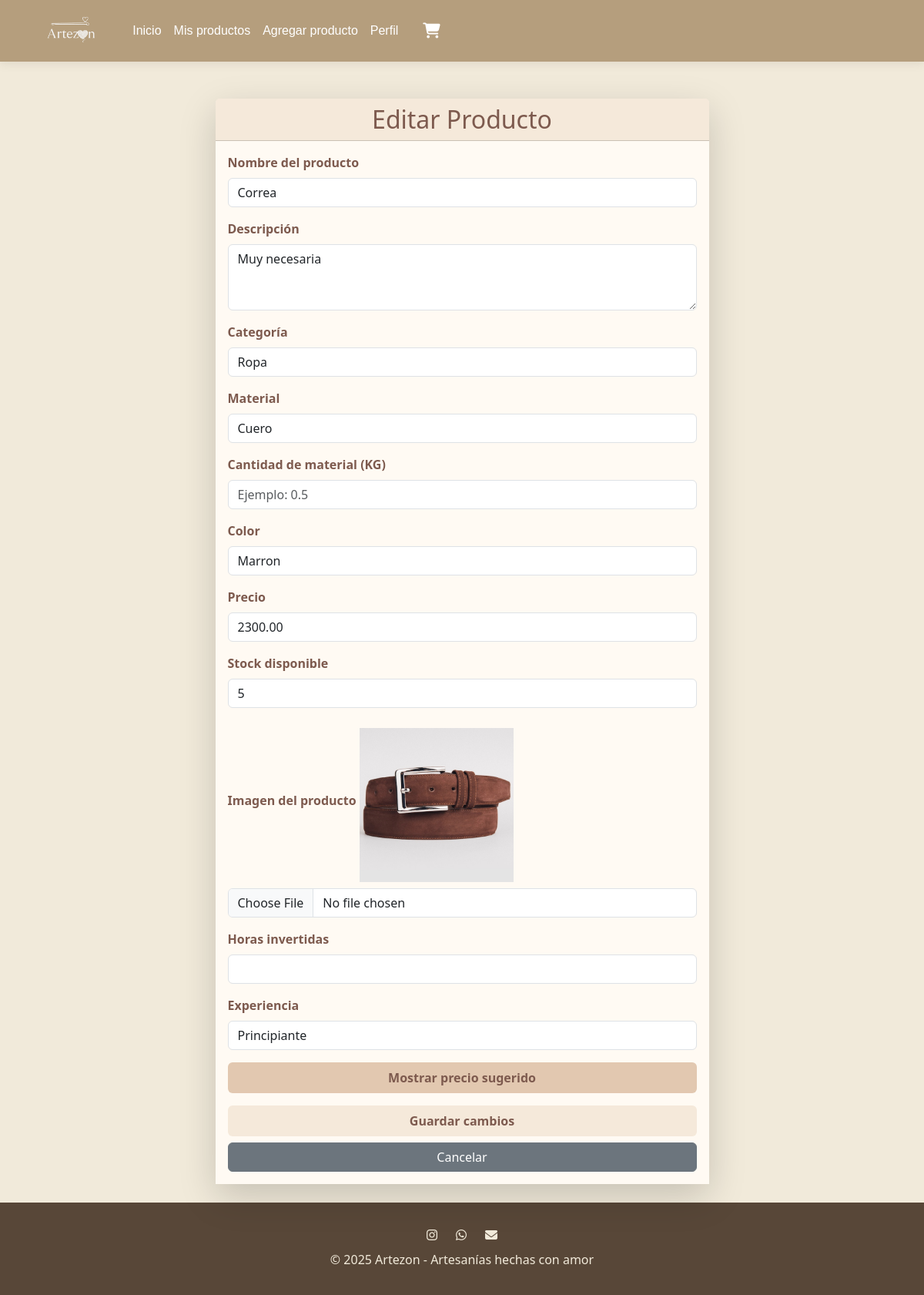
The page /vendedores/editar/2/ (signed in) on the database its author committed.
### productos/models.py (models this page shows, shortened)
class Product(models.Model):
    seller = models.ForeignKey(User, on_delete=models.CASCADE)
    name = models.CharField(max_length=120)
    description = models.TextField(blank=True)
    category = models.CharField(max_length=50, blank=True)
    material = models.CharField(max_length=50, blank=True)
    color = models.CharField(max_length=30, blank=True)
    price = models.DecimalField(max_digits=10, decimal_places=2)
    stock = models.PositiveIntegerField(default=0)
    is_active = models.BooleanField(default=True)
    created_at = models.DateTimeField(auto_now_add=True)
    imagen = models.ImageField(upload_to="imagenProductos/", blank=True, null=True)

### Vendedores/views.py (the view)
# urls.py: path('editar/<int:producto_id>/', views.editar_producto, name='editar_producto'),
@login_required
def editar_producto(request, producto_id):
    producto = get_object_or_404(Product, id=producto_id, seller=request.user)
    if request.method == "POST":
        form = ProductoForm(request.POST, request.FILES, instance=producto)
        if form.is_valid():
            producto = form.save(commit=False)
            producto.seller = request.user
            material = form.cleaned_data.get('material')
            horas = form.cleaned_data.get('horas')
            experiencia = form.cleaned_data.get('experiencia')
            producto.price = calcular_precio_sugerido(material, horas, experiencia)
            producto.save()
            return redirect("mis_productos")
    else:
        form = ProductoForm(instance=producto)
    return render(request, "forms/editar_producto.html", {"form": form, "producto": producto})

### Vendedores/templates/forms/editar_producto.html (shortened to what this page needs)
{% extends "base.html" %}
{% block content %}
<div class="container mt-5">
    <div class="row justify-content-center">
        <div class="col-md-7">
            <div class="card shadow-lg border-0">
                <div class="card-header text-center" style="background-color: #f5e9da; color: #7d5a4e;">
                    <h2 class="mb-0">Editar Producto</h2>
                </div>
                <div class="card-body" style="background-color: #fffaf3;">
                    <form method="post" enctype="multipart/form-data" id="editar-producto-form">
                        {% for field in form %}
                            <div class="mb-3">
                                <label class="form-label fw-semibold" style="color: #7d5a4e;">{{ field.label }}</label>
                                {% if field.name == "imagen" %}
                                    {% if producto.imagen %}
                                        <img id="preview-imagen" src="{{ producto.imagen.url }}" alt="Previsualización" style="max-width:100%; max-height:200px; margin-top:10px;" />
                                        <input type="file" name="imagen" id="id_imagen" class="form-control mt-2" />
                                    {% else %}
                                        {{ field }}
                                        <img id="preview-imagen" src="#" alt="Previsualización" style="display:none; max-width:100%; max-height:200px; margin-top:10px;" />
                                    {% endif %}
                                {% else %}
                                    {{ field }}
                                {% endif %}
                            </div>
                        {% endfor %}
                        <div class="mb-3">
                            <button type="button" class="btn w-100 py-2 fw-bold" style="background-color: #e2c8b0; color: #7d5a4e; border: none;" onclick="calcularPrecioSugerido()">
                                Mostrar precio sugerido
                            </button>
                        </div>
                        <button type="submit" class="btn w-100 py-2 fw-bold" style="background-color: #f5e9da; color: #7d5a4e; border: none;">
                            Guardar cambios
                        </button>
                        <a href="{% url 'mis_productos' %}" class="btn btn-secondary w-100 mt-2">Cancelar</a>
                    </form>
                </div>
            </div>
        </div>
    </div>
</div>
{% endblock %}

### static/css/styles.css (style rules this page uses)
:root { --vanilla: #F1EADA; --tobacco: #B59E7D; --mountain: #AAA396; --sand: #CEC1A8; --mahogany: #584738; }

### rows shown on the page
Product: form "Correa" "Muy necesaria" "Ropa" "Cuero" "Marron" "2300.00" "5", imagen (picture)

### other values the page prints
{{ field.label }} "Nombre del producto" "Descripción" "Categoría" "Material" "Cantidad de material (KG)" "Color" "Precio" "Stock disponible" "Imagen del producto" "Horas invertidas" "Experiencia"
